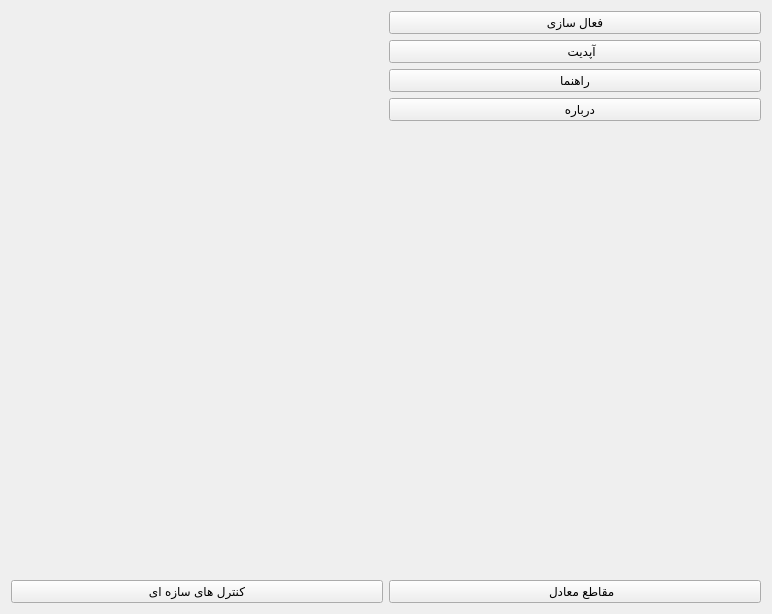
<?xml version="1.0" encoding="UTF-8"?>
<ui version="4.0">
 <class>main_form</class>
 <widget class="QWidget" name="main_form">
  <property name="geometry">
   <rect>
    <x>0</x>
    <y>0</y>
    <width>772</width>
    <height>614</height>
   </rect>
  </property>
  <property name="windowTitle">
   <string>CivilTools V6.0</string>
  </property>
  <property name="windowIcon">
   <iconset>
    <normaloff>:/All/civil_engineering.ico</normaloff>:/All/civil_engineering.ico</iconset>
  </property>
  <layout class="QVBoxLayout" name="verticalLayout_3">
   <item>
    <layout class="QHBoxLayout" name="horizontalLayout">
     <item>
      <layout class="QVBoxLayout" name="verticalLayout">
       <item>
        <widget class="QLabel" name="label_2">
         <property name="maximumSize">
          <size>
           <width>600</width>
           <height>400</height>
          </size>
         </property>
         <property name="text">
          <string/>
         </property>
         <property name="pixmap">
          <pixmap resource="../resource.qrc">:/civiltools/images/civil-engineering.jpg</pixmap>
         </property>
         <property name="scaledContents">
          <bool>true</bool>
         </property>
         <property name="wordWrap">
          <bool>false</bool>
         </property>
        </widget>
       </item>
      </layout>
     </item>
     <item>
      <layout class="QVBoxLayout" name="verticalLayout_2">
       <item>
        <widget class="QPushButton" name="register_button">
         <property name="text">
          <string>فعال سازی</string>
         </property>
         <property name="icon">
          <iconset resource="../resource.qrc">
           <normaloff>:/civiltools/images/Register.png</normaloff>:/civiltools/images/Register.png</iconset>
         </property>
         <property name="iconSize">
          <size>
           <width>64</width>
           <height>64</height>
          </size>
         </property>
        </widget>
       </item>
       <item>
        <widget class="QPushButton" name="update_Button">
         <property name="enabled">
          <bool>true</bool>
         </property>
         <property name="text">
          <string>    آپدیت</string>
         </property>
         <property name="icon">
          <iconset resource="../resource.qrc">
           <normaloff>:/civiltools/images/update.png</normaloff>:/civiltools/images/update.png</iconset>
         </property>
         <property name="iconSize">
          <size>
           <width>64</width>
           <height>64</height>
          </size>
         </property>
        </widget>
       </item>
       <item>
        <widget class="QPushButton" name="help_button">
         <property name="text">
          <string>راهنما</string>
         </property>
         <property name="icon">
          <iconset resource="../resource.qrc">
           <normaloff>:/civiltools/images/help.png</normaloff>:/civiltools/images/help.png</iconset>
         </property>
         <property name="iconSize">
          <size>
           <width>64</width>
           <height>64</height>
          </size>
         </property>
        </widget>
       </item>
       <item>
        <widget class="QPushButton" name="about_Button">
         <property name="text">
          <string>   درباره</string>
         </property>
         <property name="icon">
          <iconset resource="../resource.qrc">
           <normaloff>:/civiltools/images/about.png</normaloff>:/civiltools/images/about.png</iconset>
         </property>
         <property name="iconSize">
          <size>
           <width>64</width>
           <height>64</height>
          </size>
         </property>
        </widget>
       </item>
       <item>
        <spacer name="verticalSpacer">
         <property name="orientation">
          <enum>Qt::Vertical</enum>
         </property>
         <property name="sizeHint" stdset="0">
          <size>
           <width>20</width>
           <height>40</height>
          </size>
         </property>
        </spacer>
       </item>
      </layout>
     </item>
    </layout>
   </item>
   <item>
    <layout class="QHBoxLayout" name="horizontalLayout_2">
     <item>
      <widget class="QPushButton" name="cfactor_Button">
       <property name="text">
        <string>کنترل های سازه ای</string>
       </property>
       <property name="icon">
        <iconset resource="../resource.qrc">
         <normaloff>:/civiltools/images/control.svg</normaloff>:/civiltools/images/control.svg</iconset>
       </property>
       <property name="iconSize">
        <size>
         <width>170</width>
         <height>170</height>
        </size>
       </property>
       <property name="checkable">
        <bool>false</bool>
       </property>
      </widget>
     </item>
     <item>
      <widget class="QPushButton" name="section_Button">
       <property name="text">
        <string>    مقاطع معادل</string>
       </property>
       <property name="icon">
        <iconset resource="../resource.qrc">
         <normaloff>:/civiltools/images/2IPE.svg</normaloff>:/civiltools/images/2IPE.svg</iconset>
       </property>
       <property name="iconSize">
        <size>
         <width>170</width>
         <height>170</height>
        </size>
       </property>
       <property name="checkable">
        <bool>false</bool>
       </property>
      </widget>
     </item>
    </layout>
   </item>
  </layout>
 </widget>
 <resources>
  <include location="../resource.qrc"/>
 </resources>
 <connections/>
</ui>
